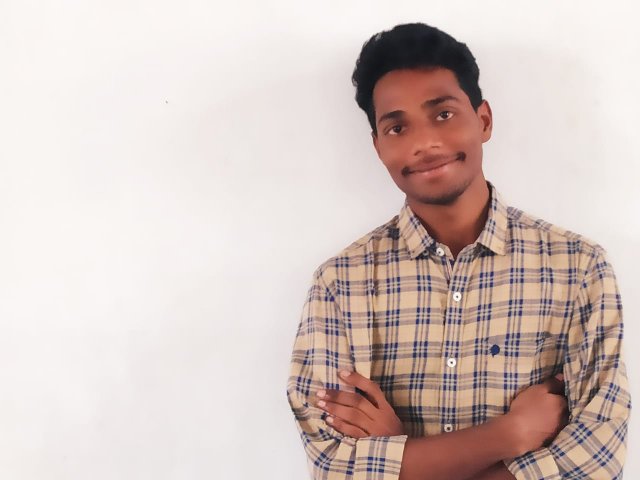
#> input picture test_images/imgtest1.jpg, 1280 x 960 px, given in place of the camera (shown at 1/2 size)
$ python Code2.py
#> lines starting #> are read from the running program, lines starting #| are printed output that depends on the picture
import os
import math
import time
import cv2 as cv
import numpy as np
from time import sleep

# Reducing the weights of the original frame
# to compute fast with out effecting quality.

width = 480
height = 340

# haar face detector is used.
face_detector_kind = 'haar'

# Diagonal and line thickness are computed at run-time
diagonal, line_thickness = None, None

# Initialize numpy random generator
np.random.seed(int(time.time()))

# Create a video capture object to read Camera video
cap = cv.VideoCapture(0)
face_cascade = cv.CascadeClassifier('face_haar/haarcascade_frontalface_alt.xml')

# Helper functions
def calculateParameters(height_orig, width_orig):
    global width, height, diagonal, line_thickness
    area = width * height
    width = int(math.sqrt(area * width_orig / height_orig))
    height = int(math.sqrt(area * height_orig / width_orig))
    # Calculate diagonal
    diagonal = math.sqrt(height * height + width * width)
    # Calculate line thickness to draw boxes
    line_thickness = max(1, int(diagonal / 150))
    # Initialize output video writer
    global out
    fps = cap.get(cv.CAP_PROP_FPS)
    fourcc = cv.VideoWriter_fourcc(*'XVID')
    out = cv.VideoWriter('video.avi', fourcc=fourcc, fps=fps, frameSize=(width, height))

def findFaces(img, confidence_threshold=0.7):
    # Get original width and height
    height = img.shape[0]
    width = img.shape[1]

    face_boxes = []

    # Get grayscale image
    gray = cv.cvtColor(img, cv.COLOR_BGR2GRAY)
    # Detect faces
    # Todo: Check the minNeighbors what happens if we change?
    detections = face_cascade.detectMultiScale(gray, scaleFactor=1.1, minNeighbors = 5)

    # Todo: Check face padding ratio
    face_padding_ratio = 0.1

    for (x, y, w, h) in detections:
        padding_h = int(math.floor(0.5 + h * face_padding_ratio))
        padding_w = int(math.floor(0.5 + w * face_padding_ratio))

        x1, y1 = max(0, x - padding_w), max(0, y - padding_h)
        x2, y2 = min(x + w + padding_w, width -1), min(y + h + padding_h, height - 1)
        face_boxes.append([x1, y1, x2, y2])

    return face_boxes

def collectFaces(frame, face_boxes):
    faces = []
    # Process faces
    for i, box in enumerate(face_boxes):
        # Convert box coordinates from resized frame_bgr back to original frame
        box_orig = [
            int(round(box[0] * width_orig / width)),
            int(round(box[1] * height_orig / height)),
            int(round(box[2] * width_orig) / width),
            int(round(box[3] * height_orig) / height),
        ]
        # Extract face box from original frame
        face_bgr = frame[
            max(0, box_orig[1]):min(box_orig[3] +1, height_orig - 1),
            max(0, box_orig[0]):min(box_orig[2] + 1, width_orig -1),
            :
        ]
        faces.append(face_bgr)
    return faces

# Process Video
paused = False
while cap.isOpened():
    success, frame = cap.read()
#> frame is the input picture: shape (960, 1280, 3); mean B, G, R 192.9, 197.7, 213.1
    if not success:
        break

    # Calculate parameters if not yet
    if(diagonal is None):
        height_orig, width_orig = frame.shape[0:2]
#> height_orig = 960; width_orig = 1280
        calculateParameters(height_orig, width_orig)

    # Resize, Convert BGR to HSV
    if((height, width) != frame.shape[0:2]):
        frame_bgr = cv.resize(frame, dsize=(width, height), fx=0, fy=0)
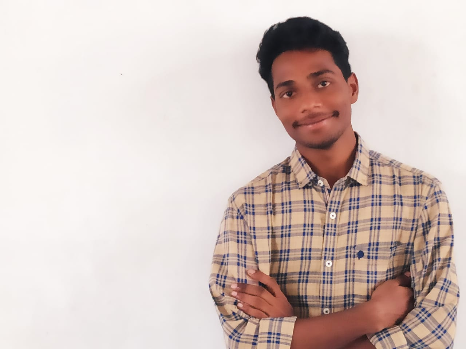
#> frame_bgr: shape (349, 466, 3); mean B, G, R 192.9, 197.7, 213.1
    else:
        frame_bgr = frame

    # Detect faces
    face_boxes = findFaces(frame_bgr)
#> in findFaces, `gray = cv.cvtColor(img, cv.COLOR_BGR2GRAY)`:
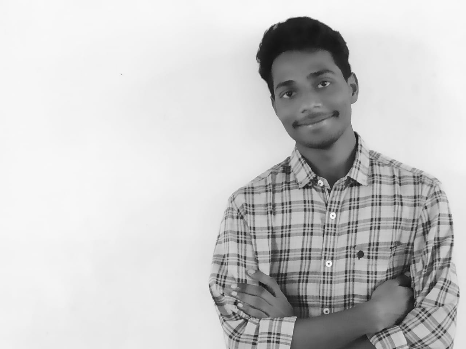
#> gray: shape (349, 466); min 17, max 250, mean 201.7
#> in findFaces, `detections = face_cascade.detectMultiScale(gray, scaleFactor=1.1, minN..`: detections = ()
#> after the loop in findFaces, `for (x, y, w, h) in detections:`: face_boxes = []
#> face_boxes = []

    # Make a copy of original image
    faces_bgr = frame_bgr.copy()
    if(len(face_boxes) > 0):
        # Draw boxes in faces_bgr image
        for(x1, y1, x2, y2) in face_boxes:
            cv.rectangle(faces_bgr, (x1, y1), (x2, y2), color=(0, 255, 0), thickness=line_thickness, lineType=8)

        # Collect all faces into matrix
        faces = collectFaces(frame, face_boxes)

        # Todo: Labels = face detection function
        labels = None
        # Todo : Write text on to the cv

    # show frames
    cv.imshow('Source', frame_bgr)
    cv.imshow('Faces', faces_bgr)

    # Write ouput frame
    out.write(faces_bgr)

    # Ouit on ESC button, pause on SPACE
    key = (cv.waitKey(1 if (not paused) else 0) & 0xFF)
#> (key Esc is pressed here)
    if(key == 27):
        break
    elif(key == 32):
        paused = (not paused)
    sleep(0.001)

cap.release()
out.release()
cv.destroyAllWindows()
